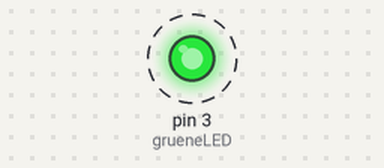
The sketch below on a simulated Arduino Uno, built with avr-gcc and run on an emulated ATmega328P. On the bench: output pins drawn as LEDs (lit = HIGH). Dashed ring = blinking. What the sketch prints to the serial monitor is not drawn.

Above: at 0.5 s.
Timing chart, 0 to 4.6 s (numbered marks = the images above):
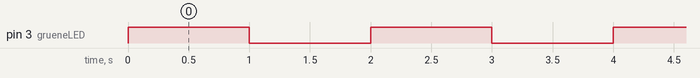

Measured:
- by itself, pin 3 (grueneLED): alternates HIGH for 1.0 s and LOW for 1.0 s

The sketch:

LED_blinken.ino
```cpp
//LED blinken
/*LED blinkt im Stundentakt
 *Programmierer Wuest
 *letzte Änderung: 11.9.20
 *Version 0.01
 *
*/

#define grueneLED 3   //grüne LED an Pin 3


void setup()
{
  pinMode(grueneLED, OUTPUT);   //LED
  Serial.begin(9600);   //Kontrollanzeige

}

void loop()
{

  /******************* LED im sekundentakt an- und ausschalten ***************/
  digitalWrite(grueneLED, HIGH);    //LED an
  Serial.println("LED an ");
  delay(1000);
  digitalWrite(grueneLED, LOW);
  Serial.println("LED aus ");   //LED aus
  delay(1000);

}
```
